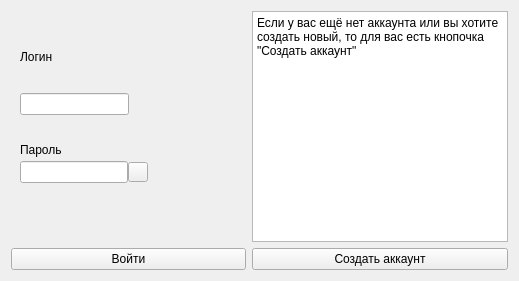
<?xml version="1.0" encoding="UTF-8"?>
<ui version="4.0">
 <class>firstWindow</class>
 <widget class="QWidget" name="firstWindow">
  <property name="geometry">
   <rect>
    <x>0</x>
    <y>0</y>
    <width>519</width>
    <height>281</height>
   </rect>
  </property>
  <property name="minimumSize">
   <size>
    <width>519</width>
    <height>281</height>
   </size>
  </property>
  <property name="maximumSize">
   <size>
    <width>519</width>
    <height>281</height>
   </size>
  </property>
  <property name="windowTitle">
   <string>NedoRello</string>
  </property>
  <layout class="QGridLayout" name="gridLayout">
   <item row="0" column="1" rowspan="2">
    <widget class="QTextBrowser" name="textBrowser">
     <property name="html">
      <string>&lt;!DOCTYPE HTML PUBLIC &quot;-//W3C//DTD HTML 4.0//EN&quot; &quot;http://www.w3.org/TR/REC-html40/strict.dtd&quot;&gt;
&lt;html&gt;&lt;head&gt;&lt;meta name=&quot;qrichtext&quot; content=&quot;1&quot; /&gt;&lt;meta charset=&quot;utf-8&quot; /&gt;&lt;style type=&quot;text/css&quot;&gt;
p, li { white-space: pre-wrap; }
hr { height: 1px; border-width: 0; }
li.unchecked::marker { content: &quot;\2610&quot;; }
li.checked::marker { content: &quot;\2612&quot;; }
&lt;/style&gt;&lt;/head&gt;&lt;body style=&quot; font-family:'Segoe UI'; font-size:9pt; font-weight:400; font-style:normal;&quot;&gt;
&lt;p style=&quot; margin-top:0px; margin-bottom:0px; margin-left:0px; margin-right:0px; -qt-block-indent:0; text-indent:0px;&quot;&gt;Если у вас ещё нет аккаунта или вы хотите создать новый, то для вас есть кнопочка &amp;quot;Создать аккаунт&amp;quot;&lt;/p&gt;&lt;/body&gt;&lt;/html&gt;</string>
     </property>
    </widget>
   </item>
   <item row="0" column="0">
    <widget class="QWidget" name="widget_2" native="true">
     <layout class="QVBoxLayout" name="verticalLayout_2">
      <item>
       <layout class="QVBoxLayout" name="verticalLayoutLogin">
        <property name="spacing">
         <number>0</number>
        </property>
        <property name="sizeConstraint">
         <enum>QLayout::SetDefaultConstraint</enum>
        </property>
        <item>
         <widget class="QLabel" name="labelLogin">
          <property name="text">
           <string>Логин</string>
          </property>
         </widget>
        </item>
        <item>
         <layout class="QHBoxLayout" name="horizontalLayoutLogin">
          <item>
           <widget class="QLineEdit" name="editLogin"/>
          </item>
          <item>
           <spacer name="horizontalSpacer_2">
            <property name="orientation">
             <enum>Qt::Horizontal</enum>
            </property>
            <property name="sizeHint" stdset="0">
             <size>
              <width>40</width>
              <height>20</height>
             </size>
            </property>
           </spacer>
          </item>
         </layout>
        </item>
       </layout>
      </item>
     </layout>
    </widget>
   </item>
   <item row="1" column="0">
    <widget class="QWidget" name="widget" native="true">
     <layout class="QVBoxLayout" name="verticalLayout">
      <item>
       <layout class="QVBoxLayout" name="verticalLayoutPassword">
        <property name="spacing">
         <number>0</number>
        </property>
        <item>
         <widget class="QLabel" name="labelPassword">
          <property name="text">
           <string>Пароль</string>
          </property>
         </widget>
        </item>
        <item>
         <layout class="QHBoxLayout" name="horizontalLayoutPassword">
          <item>
           <widget class="QLineEdit" name="editPassword">
            <property name="echoMode">
             <enum>QLineEdit::Password</enum>
            </property>
           </widget>
          </item>
          <item>
           <widget class="QPushButton" name="buttonVision">
            <property name="minimumSize">
             <size>
              <width>20</width>
              <height>20</height>
             </size>
            </property>
            <property name="maximumSize">
             <size>
              <width>20</width>
              <height>20</height>
             </size>
            </property>
            <property name="text">
             <string/>
            </property>
            <property name="icon">
             <iconset resource="../../../Assets/resources.qrc">
              <normaloff>:/visibility.png</normaloff>:/visibility.png</iconset>
            </property>
           </widget>
          </item>
          <item>
           <spacer name="horizontalSpacer">
            <property name="orientation">
             <enum>Qt::Horizontal</enum>
            </property>
            <property name="sizeHint" stdset="0">
             <size>
              <width>40</width>
              <height>20</height>
             </size>
            </property>
           </spacer>
          </item>
         </layout>
        </item>
       </layout>
      </item>
      <item>
       <widget class="QLabel" name="labelPasswordErroreMessage">
        <property name="text">
         <string/>
        </property>
       </widget>
      </item>
     </layout>
    </widget>
   </item>
   <item row="2" column="1">
    <widget class="QPushButton" name="buttonRegistration">
     <property name="text">
      <string>Создать аккаунт</string>
     </property>
    </widget>
   </item>
   <item row="2" column="0">
    <widget class="QPushButton" name="buttonEnter">
     <property name="text">
      <string>Войти</string>
     </property>
    </widget>
   </item>
  </layout>
 </widget>
 <resources>
  <include location="../../../Assets/resources.qrc"/>
 </resources>
 <connections/>
</ui>
